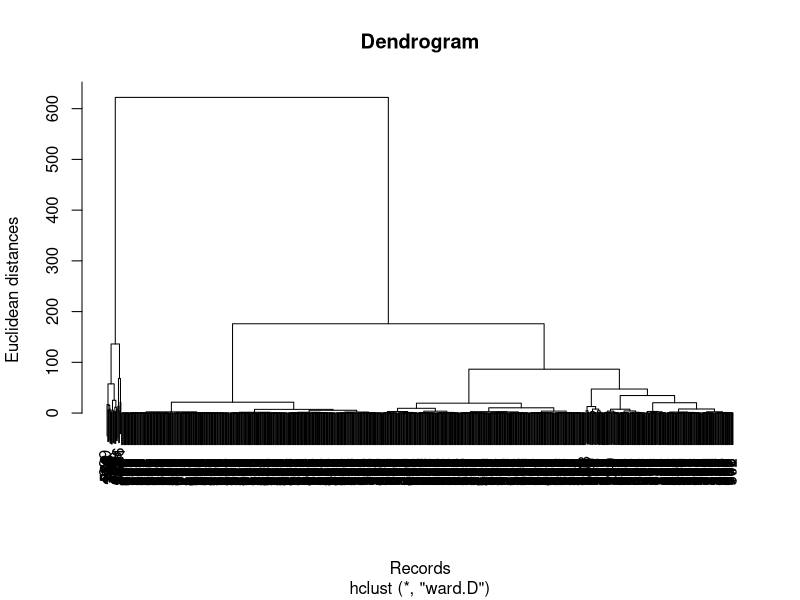
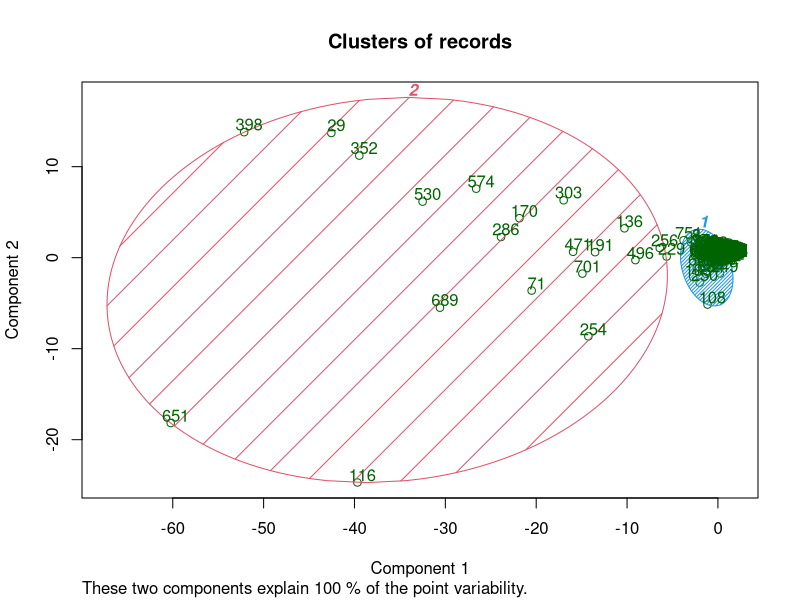

Here is the R script that generated these plots, in order:
# Hierarchical Clustering

# Importing the dataset
dataset = read.csv('DataGroupedBySTATE_DISTRICT_Names.csv')
# Feature Scaling
#dataset[,c(3,31)] = scale(dataset[,c(3,31)])
dataset = dataset[,c(3:31)]
summary(prcomp(dataset, rank. = 2))
library(caret)
library(e1071)
pca = preProcess(x = dataset, method = 'pca', pcaComp = 2)
dataset = predict(pca, dataset)
# Using the dendrogram to find the optimal number of clusters
dendrogram = hclust(d = dist(dataset, method = 'euclidean'), method = 'ward.D')
plot(dendrogram,
     main = paste('Dendrogram'),
     xlab = 'Records',
     ylab = 'Euclidean distances')

# Fitting Hierarchical Clustering to the dataset
hc = hclust(d = dist(dataset, method = 'euclidean'), method = 'ward.D')
y_hc = cutree(hc, 2)

# Visualising the clusters
library(cluster)
clusplot(dataset,
         y_hc,
         lines = 0,
         shade = TRUE,
         color = TRUE,
         labels= 2,
         plotchar = FALSE,
         span = TRUE,
         main = paste('Clusters of records'),
)